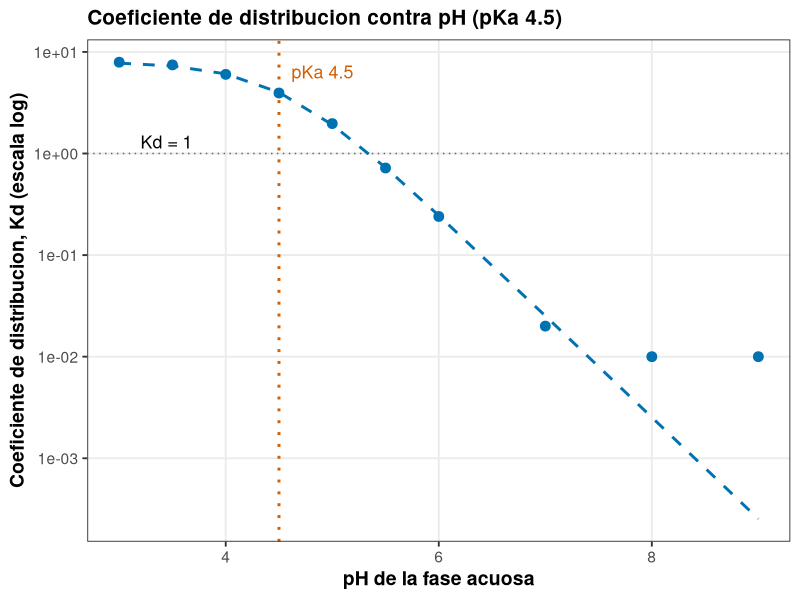
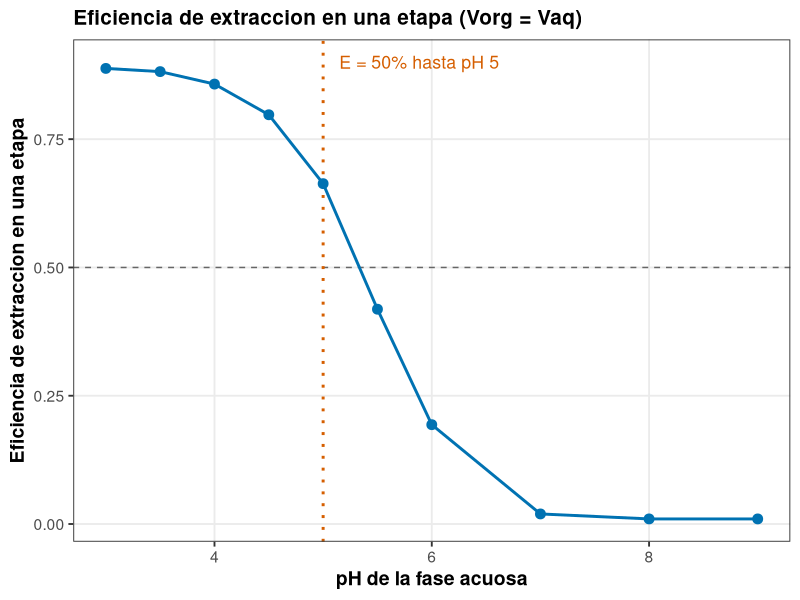
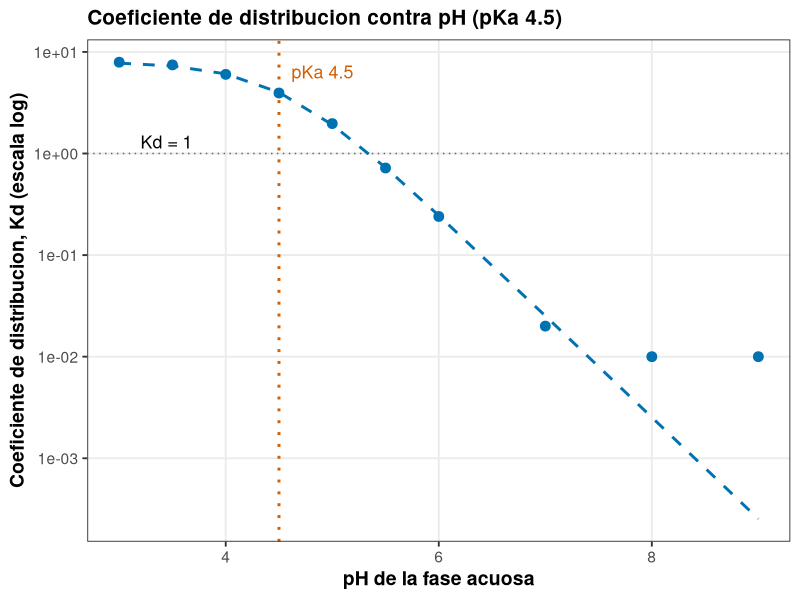
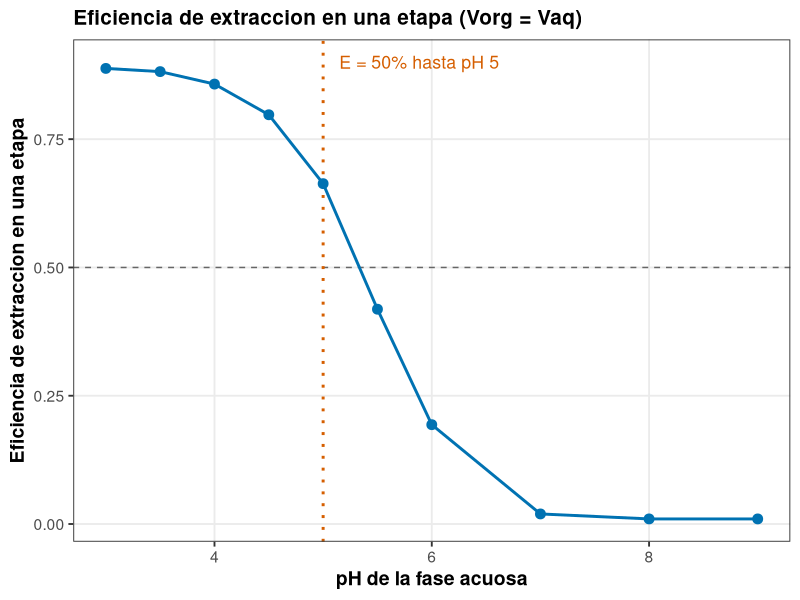

The R source for these figures, in order:
# ==========================================================================
# 07. Extraccion liquido-liquido: coeficiente de particion y pH
# ==========================================================================
# Autor: Dr. Jose Juan Torres Martinez
# Docente de Ciencias Quimicas
# Universidad Autonoma de San Luis Potosi (UASLP)
# Mexico
#
# Material academico para estudiantes
# Serie "Bioseparaciones" - Teoria, Unidad 7. Extraccion liquido-liquido
#
# Descripcion: Recorrido por la planta, septima parada: el extractor liquido-liquido. Aqui se estudia como el pH cambia el coeficiente de particion de un acido debil (pKa 4.5): solo la forma neutra pasa a la fase organica, asi que el coeficiente de distribucion cae cuando el pH sube y el soluto se ioniza. Con Kd se calcula la eficiencia de extraccion en una etapa con volumenes iguales. Lo que se aprende aqui dice a que pH extraer y a que pH reextraer.
#
# Objetivos de aprendizaje:
#   - Calcular la fraccion neutra de un acido debil a cada pH.
#   - Relacionar el coeficiente de distribucion con el pH.
#   - Calcular la eficiencia de extraccion en una etapa.

# Datos: datos_particion.csv (coeficiente de distribucion medido contra pH; pKa 4.5, Kd de la forma neutra 8.0).
# Recorrido: llegamos al extractor con las dos fases a la vista, la acuosa y la organica. Primera parada: la fraccion neutra, el Kd y la eficiencia a cada pH. Segunda parada: las graficas de Kd y de eficiencia contra pH. En cada parada medimos, calculamos y comentamos que significa el resultado antes de seguir.
# ==========================================================================

library(tidyverse)

# --------------------------------------------------------------------------
# Carpeta de trabajo: la del propio script
# --------------------------------------------------------------------------
# El script resuelve solo la carpeta donde esta guardado y la pone como
# carpeta de trabajo, asi los archivos de datos se leen por su nombre y la
# grafica se guarda en la misma carpeta, sin editar rutas.
# Primero prueba la ruta del documento activo en RStudio o Positron, luego
# la ruta del archivo al correr con Rscript o source(), y si nada de eso
# da una ruta, se queda en la carpeta de trabajo actual.
ruta_script <- NULL
if (requireNamespace("rstudioapi", quietly = TRUE) &&
    rstudioapi::isAvailable()) {
  ruta_script <- tryCatch(
    rstudioapi::getActiveDocumentContext()$path,
    error = function(e) NULL
  )
}
if (is.null(ruta_script) || !nzchar(ruta_script)) {
  ruta_script <- tryCatch(sys.frame(1)$ofile, error = function(e) NULL)
}
# Con Rscript el archivo no deja marco en la pila, asi que su ruta viene
# en los argumentos de la linea de comandos (--file=...).
if (is.null(ruta_script) || !nzchar(ruta_script)) {
  archivo <- grep("--file=", commandArgs(trailingOnly = FALSE), value = TRUE)
  if (length(archivo) > 0) {
    ruta_script <- sub("--file=", "", archivo[1])
  }
}
if (!is.null(ruta_script) && nzchar(ruta_script)) {
  setwd(dirname(normalizePath(ruta_script, mustWork = FALSE)))
}

# Estilo de graficas: tema claro y legible, paleta apta para daltonicos
# (Okabe-Ito) y tamano de fuente base mayor, para que las graficas se
# lean bien en el reporte y en la presentacion.
paleta <- c("#0072B2", "#E69F00", "#009E73", "#CC79A7", "#56B4E9", "#D55E00")
tema <- theme_bw(base_size = 14) +
  theme(
    plot.title = element_text(face = "bold", size = 15),
    plot.subtitle = element_text(size = 12),
    axis.title = element_text(face = "bold"),
    legend.position = "bottom",
    legend.title = element_text(face = "bold"),
    panel.grid.minor = element_blank()
  )

# --------------------------------------------------------------------------
# Parada 1. Leer los datos y calcular fraccion neutra y eficiencia
# --------------------------------------------------------------------------
# Estamos frente al extractor. Para cada pH calculamos que fraccion del soluto esta neutra, cuanto vale el Kd del modelo y que eficiencia da una etapa con volumenes iguales: esa eficiencia es la que decide si una etapa basta o hacen falta mas.
# Acido debil, pKa = 4.5. Fraccion neutra = 1 / (1 + 10^(pH - pKa)).
# Eficiencia en una etapa con Vorg = Vaq: E = Kd / (1 + Kd).
pka <- 4.5

datos <- read_csv("datos_particion.csv", show_col_types = FALSE)

datos <- datos %>%
  mutate(
    fraccion_neutra = 1 / (1 + 10^(ph - pka)),
    kd_modelo = 8.0 * fraccion_neutra,
    eficiencia_una_etapa = kd_medido / (1 + kd_medido)
  )

print(datos)

# Antes de seguir buscamos hasta que pH la eficiencia en una etapa se mantiene por encima del 50% (Kd = 1): ese es el limite de operacion de una sola etapa.
# pH al que la eficiencia en una etapa cae a 50% (Kd = 1).
ph_50 <- datos %>%
  filter(kd_medido >= 1) %>%
  summarise(ph_max_50 = max(ph)) %>%
  pull(ph_max_50)
print(tibble(ph_hasta_el_cual_E_mayor_50 = ph_50))

# --------------------------------------------------------------------------
# Parada 2. Grafica 1: Kd contra pH (medido y modelo)
# --------------------------------------------------------------------------
# Graficamos el Kd contra el pH en escala logaritmica: los puntos son lo medido y la linea punteada es el modelo con pKa 4.5; la linea vertical marca el pKa y la horizontal el Kd = 1.
grafica_kd <- ggplot(datos, aes(x = ph, y = kd_medido)) +
  geom_vline(xintercept = pka, linetype = "dotted", color = paleta[6],
             linewidth = 1) +
  annotate("text", x = pka, y = max(datos$kd_medido) * 0.8,
           label = "pKa 4.5", hjust = -0.2, size = 4.5, color = paleta[6]) +
  geom_hline(yintercept = 1, linetype = "dotted", color = "grey40") +
  annotate("text", x = min(datos$ph) + 0.2, y = 1.3,
           label = "Kd = 1", hjust = 0, size = 4.5) +
  geom_line(aes(y = kd_modelo), linetype = "dashed", linewidth = 1,
            color = paleta[1]) +
  geom_point(size = 3, color = paleta[1]) +
  scale_y_log10() +
  labs(
    x = "pH de la fase acuosa",
    y = "Coeficiente de distribucion, Kd (escala log)",
    title = "Coeficiente de distribucion contra pH (pKa 4.5)"
  ) +
  tema

print(grafica_kd)

# --------------------------------------------------------------------------
# Parada 3. Grafica 2: eficiencia de extraccion en una etapa contra pH
# --------------------------------------------------------------------------
# Seguimos a la segunda grafica: la eficiencia de extraccion en una etapa contra el pH, con la linea del 50% marcada y la vertical en el pH hasta el cual una etapa todavia llega al 50%.
grafica_e <- ggplot(
  datos,
  aes(x = ph, y = eficiencia_una_etapa)
) +
  geom_hline(yintercept = 0.5, linetype = "dashed", color = "grey40") +
  geom_vline(xintercept = ph_50, linetype = "dotted", color = paleta[6],
             linewidth = 1) +
  annotate("text", x = ph_50, y = 0.9,
           label = paste0("E = 50% hasta pH ", ph_50),
           hjust = -0.1, size = 4.5, color = paleta[6]) +
  geom_line(linewidth = 1, color = paleta[1]) +
  geom_point(size = 3, color = paleta[1]) +
  labs(
    x = "pH de la fase acuosa",
    y = "Eficiencia de extraccion en una etapa",
    title = "Eficiencia de extraccion en una etapa (Vorg = Vaq)"
  ) +
  tema

print(grafica_e)

# --------------------------------------------------------------------------
# 4. Exportar las graficas
# --------------------------------------------------------------------------
# Antes de salir del extractor guardamos las dos graficas del recorrido.
ggsave("07_kd_ph.png", grafica_kd,
       width = 18, height = 12, units = "cm", dpi = 300)
ggsave("07_eficiencia.png", grafica_e,
       width = 18, height = 12, units = "cm", dpi = 300)

# --------------------------------------------------------------------------
# Interpretacion
# --------------------------------------------------------------------------
# Grafica 1 (Kd contra pH): el eje x es el pH de la fase acuosa (adimensional) y el eje y es el coeficiente de distribucion Kd en escala log (adimensional).
# - El Kd es alto a pH acido, donde el soluto esta neutro, y cae mas de cien veces al subir el pH: la forma ionizada no pasa a la fase organica. Esto significa que el pH decide de que lado queda el soluto, y por eso lo siguiente es extraer a pH bajo y reextraer a pH alto.
# Grafica 2 (eficiencia contra pH): el eje x es el pH de la fase acuosa (adimensional) y el eje y es la eficiencia de extraccion en una etapa (adimensional, fraccion de 0 a 1).
# - La eficiencia en una etapa sigue al Kd: por encima de pH 5 ya no llega al 50% con volumenes iguales. Esto significa que a pH alto una sola etapa no basta y habria que agregar etapas o cambiar la relacion de volumenes.

# --------------------------------------------------------------------------
# Que aprendimos
# --------------------------------------------------------------------------
# - El pH es la palanca de la extraccion de solutos ionizables: se extrae a pH bajo y se reextrae a pH alto.
# - Con Kd y la relacion de volumenes se calcula la eficiencia antes de montar el extractor.
# Terminamos el recorrido en el extractor: ya sabemos a que pH extraer y a que pH reextraer. Seguimos a la ultima parada de la linea: el secador, donde el producto se seca para guardarlo.
